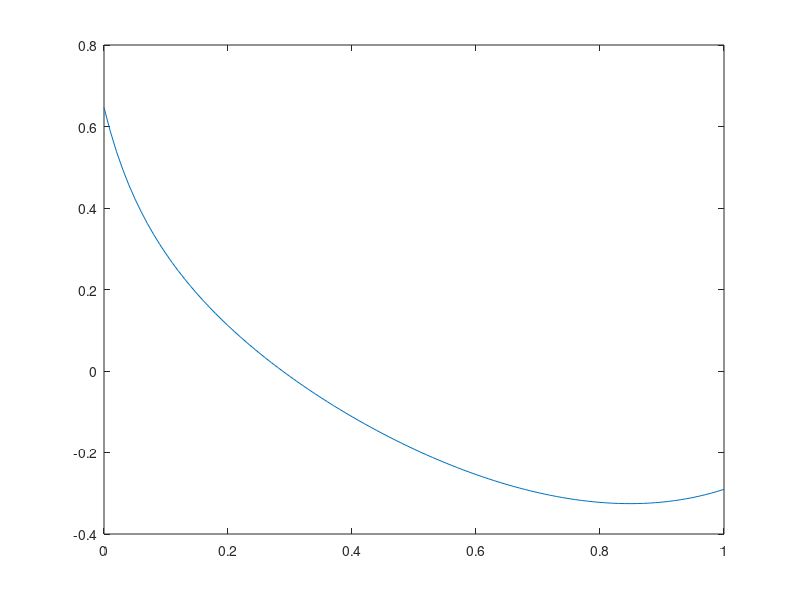

MATLAB code to generate this figure:
function lab2()
    global calls;
    calls = 0;
    astart = 0;
    bstart = 1;
    eps = power(10, -6);
    N = 0;
    
    a = astart;
    b = bstart;
    
    tau = (sqrt(5) - 1)/2;
    l = b-a;
    
    x1 = b - tau*l;
    x2 = a+ tau*l;
    
    f1 = f(x1);
    f2 = f(x2); 
    
    while (l > 2*eps) 
        N = N+1;
        if (f1 <= f2)
            b = x2;
            l = b-a;
            
            x2=x1;
            f2=f1;
            
            x1 = b - tau*l;
            f1 = f(x1);
        else
            a = x1;
            l = b - a;
            
            x1 = x2;
            f1 = f2;
            
            x2 = a + tau * l;
            f2 = f(x2);
        end
        
        fprintf('#%d -  [ %20.15f , %20.15f ]\n', N, a, b);
    end
 
 
    xres = (a+b)/2;
    fres = f(xres);
    
    print_result(astart, bstart , eps, xres, fres);
    
    x = astart: 1e-2: bstart;
    fx = f(x);
    plot(x, fx);
end

function y = f(x)
   global calls;
    y = tan( (2*power(x, 4)- 5*x + 6) ./ 8) + atan((7*power(x, 2) - 11*x + 1 - sqrt(2))./ (-7*power(x, 2) + 11*x + sqrt(2)));
    calls = calls+1;
end

function print_result(a, b, eps, x, fres)
    global calls;
    fprintf('[%d, %d]; eps=%20.15f; x = %20.15f ; f(x): %20.15f\n', a, b, eps, x, fres);     
    fprintf('Calls count: %d\n', calls);
end